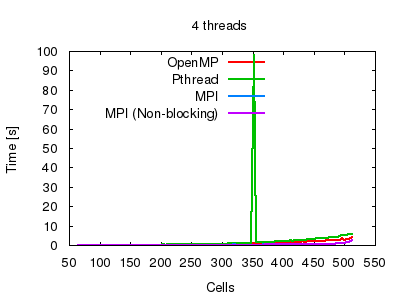

Reproduce this figure in gnuplot.
set terminal png truecolor size 400,300 font "Helvetica" 10
set out "tests_perf.png"
set key top left
set xlabel "Cells"
set ylabel "Time [s]"
set title "4 threads"
plot \
    "tests_perf.tsv" using 1:3 title "OpenMP" with lines lw 2, \
    "tests_perf.tsv" using 1:4 title "Pthread" with lines lw 2, \
    "tests_perf.tsv" using 1:5 title "MPI" with lines lw 2, \
    "tests_perf.tsv" using 1:6 title "MPI (Non-blocking)" with lines lw 2

set logscale xy
set out "tests_perf2.png"
replot
